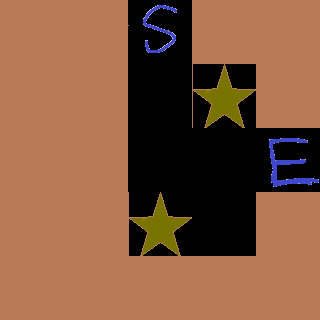

Rendered tile map (Tiled .tmx) drawn with the repository's tilesets; below, a short description and the full map source, tile grids included:
An orthogonal 5x5 tile map with 64x64 px tiles, 2 tile layers (Tile Layer 1, Objects), 2 tilesets.

<map version="1.0" orientation="orthogonal" renderorder="right-down" width="5" height="5" tilewidth="64" tileheight="64" nextobjectid="1">
 <tileset firstgid="1" name="SinglePipeTileset" tilewidth="64" tileheight="64" tilecount="16" columns="4">
  <image source="SinglePipeTileset.png" width="256" height="256" />
 </tileset>
 <tileset firstgid="17" name="ObjectsTileSet" tilewidth="64" tileheight="64" tilecount="16" columns="4">
  <image source="ObjectsTileSet.png" width="256" height="256" />
 </tileset>
 <layer name="Tile Layer 1" width="5" height="5">
  <data>
   <tile gid="0" />
   <tile gid="0" />
   <tile gid="9" />
   <tile gid="0" />
   <tile gid="0" />
   <tile gid="0" />
   <tile gid="16" />
   <tile gid="13" />
   <tile gid="8" />
   <tile gid="0" />
   <tile gid="0" />
   <tile gid="16" />
   <tile gid="14" />
   <tile gid="11" />
   <tile gid="10" />
   <tile gid="0" />
   <tile gid="16" />
   <tile gid="10" />
   <tile gid="12" />
   <tile gid="0" />
   <tile gid="0" />
   <tile gid="0" />
   <tile gid="0" />
   <tile gid="0" />
   <tile gid="0" />
  </data>
 </layer>
 <layer name="Objects" width="5" height="5">
  <data>
   <tile gid="17" />
   <tile gid="17" />
   <tile gid="19" />
   <tile gid="17" />
   <tile gid="17" />
   <tile gid="17" />
   <tile gid="17" />
   <tile gid="0" />
   <tile gid="18" />
   <tile gid="17" />
   <tile gid="17" />
   <tile gid="17" />
   <tile gid="0" />
   <tile gid="0" />
   <tile gid="20" />
   <tile gid="17" />
   <tile gid="17" />
   <tile gid="18" />
   <tile gid="0" />
   <tile gid="17" />
   <tile gid="17" />
   <tile gid="17" />
   <tile gid="17" />
   <tile gid="17" />
   <tile gid="17" />
  </data>
 </layer>
</map>
